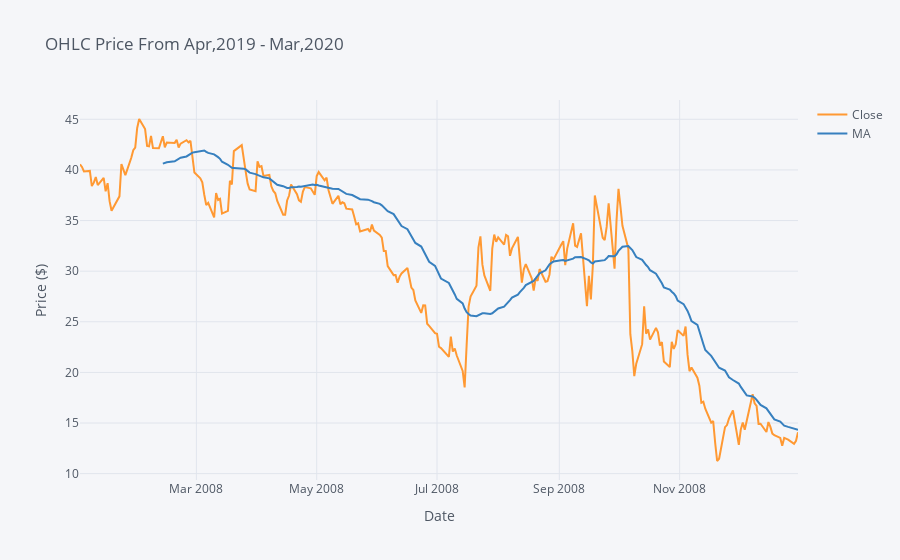

The notebook cell saved with this chart:
### Code cell
bac_08.iplot(y = ['Close','MA'],  width=2.0,xTitle="Date", yTitle="Price ($)", title="OHLC Price From Apr,2019 - Mar,2020")

### Figure 1 — Plotly figure (JSON) as saved in the notebook; plotly's stock layout.template omitted (floating-point values rounded to 4 significant figures; data arrays with more than 128 entries replaced by an {"elided": "..."} marker saying what was removed)
{"data": [{"line": {"color": "rgba(255, 153, 51, 1.0)", "dash": "solid", "shape": "linear", "width": 2}, "mode": "lines", "name": "Close", "text": "", "type": "scatter", "x": {"elided": "253 str values"}, "y": {"elided": "253 float values"}}, {"line": {"color": "rgba(55, 128, 191, 1.0)", "dash": "solid", "shape": "linear", "width": 2}, "mode": "lines", "name": "MA", "text": "", "type": "scatter", "x": {"elided": "253 str values"}, "y": {"elided": "253 mixed values"}}], "layout": {"legend": {"bgcolor": "#F5F6F9", "font": {"color": "#4D5663"}}, "paper_bgcolor": "#F5F6F9", "plot_bgcolor": "#F5F6F9", "title": {"font": {"color": "#4D5663"}, "text": "OHLC Price From Apr,2019 - Mar,2020"}, "xaxis": {"gridcolor": "#E1E5ED", "showgrid": true, "tickfont": {"color": "#4D5663"}, "title": {"font": {"color": "#4D5663"}, "text": "Date"}, "zerolinecolor": "#E1E5ED"}, "yaxis": {"gridcolor": "#E1E5ED", "showgrid": true, "tickfont": {"color": "#4D5663"}, "title": {"font": {"color": "#4D5663"}, "text": "Price ($)"}, "zerolinecolor": "#E1E5ED"}}}
